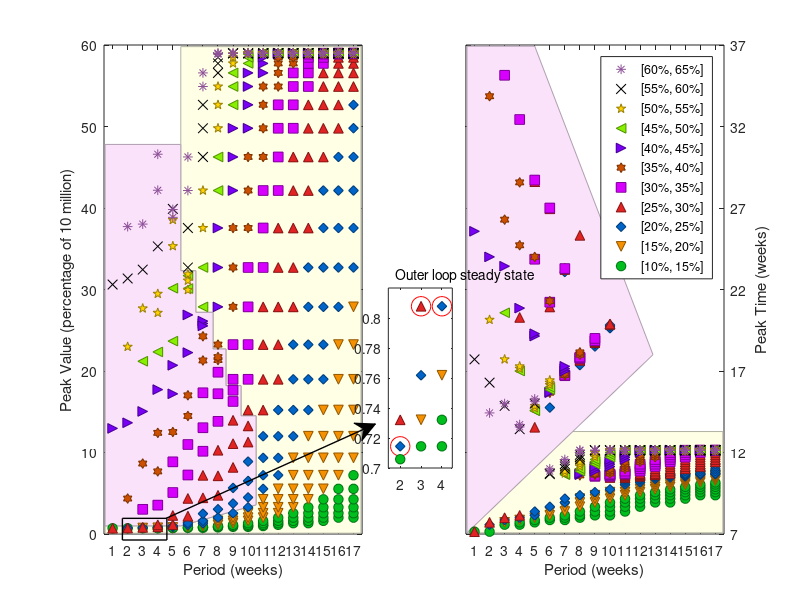

MATLAB code for this plot:
clear all

%% Preamble

% Define color palette
color_base = {[0 190 30]./255       %green
              [245 145 0]./255      %orange
              [0 100 200]./255      %blue
              [225 35 35]./255      %red
              [215 0 255]./255      %magenta
              [205 80 0]./255       %dark orange
              [120 0 245]./255      %purple
              [135 240 0]./255      %lime
              [255 210 0]./255      %yellow
              [0 0 0]./255          %black
              [237 133 255]./255  }; %violet;

pick_col = @(perc,idx) color_base{idx};

% loading the simulation data
load('workspace_reduced.mat');
N=10^7;

%% Picture generation

% axes scalings
xmod1=@(x) x./7;
ymod1=@(y) y;
xmod2=@(x) x./7;
ymod2=@(y) y./7;


% Duty cycle ranges
D = [[.1 .15];[.15 .2];[.2 .25];[.25 .3];[.3 .35];[.35 .4];[.4 .45];[.45 .5];[.5 .55];[.55 .6];[.6 .65]];

% Duty cycle markers
Markers = {'o','v','d','^','s','h','>','<','p','x','*','+','.'};



% creating the main figure
figure1=figure(1);

% creating the left, right and centre axes
axesL=subplot(1,2,1,'XTick',xmod1(7:7:133));
axesR=subplot(1,2,2,'YAxisLocation','right','XTick',xmod2(7:7:133),'YTick',ymod2(49:35:259));
axesC=axes('Parent',figure1,'Position',[0.39+.0954 0.22 0.08 0.3],'YAxisLocation','left','XTick',xmod1([14,21,28]));

box(axesL,'on');
box(axesR,'on');


% drawing the colored regions
 
% colors
RightCol =  [1 1 .9];     % yellow
LeftCol =  [.98 .89 .98]; % purple

% drawing the yellow region
patchX=xmod1([3.5 3.5 38.7 73.7 73.7 66.7 66.7 59.7 59.7 53.7 53.7 45.7 45.7 38.7 38.7 119+7/2 119+7/2 3.5]);
patchY=ymod1([0.1 1.0 01.0 3.58 14.5 14.5 18.2 18.2 22.7 22.7 27.2 27.2 32.3 32.3 59.8 59.8 000.1 0.1]);
patch(axesL,patchX,patchY,RightCol,'EdgeColor',.7*RightCol);

patchX=xmod2([03.5 7*7 119+7/2 119+7/2 03.5]);
patchY=ymod2([49.5 93 093 49.5 49.5]);
patch(axesR,patchX,patchY,RightCol,'EdgeColor',.7*RightCol);

% drawing the purple region
eps=1e-3;
patchX=xmod1([3.5 38.7-eps 73.7-eps 73.7-eps 66.7-eps 66.7-eps 59.7-eps 59.7-eps 53.7-eps 53.7-eps 45.7-eps 45.7-eps... 
              38.7-eps 38.7-eps 3.5 3.5]);
patchY=ymod1([1.0 1+eps 03.58+eps 14.5-eps 14.5-eps 18.2-eps 18.2-eps 22.7-eps 22.7-eps 27.2-eps 27.2-eps...
        32.3-eps 32.3-eps 47.8 47.8 1.2]);
patch(axesL,patchX,patchY,LeftCol,'EdgeColor',.7*LeftCol);

patchX=xmod2([03.5 90 035 003.5 03.5]);
patchY=ymod2([49.5 7*18 258.5 258.5 49.5]);
patch(axesR,patchX,patchY,LeftCol,'EdgeColor',.7*LeftCol);

 
% plotting the red circles on the centre image
hold(axesC,'on'); 
             plot(axesC,xmod1([14 21 28]),100/N*[peak(4,12) peak(7,16) peak(7,23)],'o',...
            'MarkerEdgeColor',[1 0 0],...
            'MarkerSize',14);


% auxiliary variables needed for the image legend        
LabV = zeros(size(D,1),1);
LabW = {[],{},[]};
ss = 0;        
        

% policies plot
for i = Interval_i1
    for j = Interval_i2
        
         
       
        %incrementing legend counter 
        ss=ss+1;       
        
        % policy's duty cycle and period
        dc = (i-1)/(i+j-2); 
        period = (i-1)*DayStep+(j-1)*DayStep;
        
        %skip if the period is not a multiple of 7 days
        if (period==0) || (mod(period,7)~=0)
            continue; 
        end
       
        
        % selecting the duty cycle range
        idx=[];
        for k=1:size(D,1) 
           
            if dc>= D(k,1) && dc<D(k,2) 
                idx=k; 
                break;
            end
            
        end 
         
        if isempty(idx)
            continue;
        end
        
        % pick policy color
        Col = pick_col(idx/size(D,1),idx); 
        
        
        % plot policy on the left image
        hold(axesL,'on'); 
        PP=plot(axesL,xmod1(period),ymod1(100/N*peak(i,j)),...
            'Marker',Markers{idx},...
            'MarkerFaceColor',Col,...
            'MarkerEdgeColor',0.6*Col,...
            'MarkerSize',7);  
        set(PP,'LineStyle','none');
        
        % plot policy on the right image
        hold(axesR,'on');
        NN=plot(axesR,xmod2(period),ymod2(peakTime(i,j)),...
            'Marker',Markers{idx},...
            'MarkerFaceColor',Col,...
            'MarkerEdgeColor',0.6*Col,...
            'MarkerSize',7);%,...
        set(NN,'LineStyle','none');
        
        %plot policies on the central exis
        if idx<=5
            hold(axesC,'on'); 
            plot(axesC,xmod1(period),100/N*peak(i,j),...
                'Marker',Markers{idx},...
                'MarkerFaceColor',Col,...
                'MarkerEdgeColor',0.6*Col,...
                'MarkerSize',7); 
        end
        
        % adding the label to the legend
        if LabV(idx,1)==0
            LabV(idx,1)=ss;
            LabW{1}=[LabW{1};PP]; 
            LabW{2}{length(LabW{2})+1}=sprintf('[%d%%, %d%%]',round(100*D(idx,1)),round(100*D(idx,2)));
            LabW{3}=[LabW{3};idx]; 
        end
        
    end
end
 


% axes labels
xlabel(axesL,'Period (weeks)');
ylabel(axesL,'Peak Value (percentage of 10 million)');
xlabel(axesR,'Period (weeks)');
ylabel(axesR,'Peak Time (weeks)');

% setting axes limits
ylim(axesC,[0.7 0.82])
xlim(axesC,xmod1([10 31.5]));
xlim(axesL,xmod1([3 119+7/2+.5]))
ylim(axesL,ymod1([0 60]));
xlim(axesR,xmod2([3 119+7/2+.52])) 
ylim(axesR,ymod2([49 259]));
 
box(axesC,'on');
box(axesL,'on');
box(axesR,'on');

% sort legend
LabV(LabV==0)=[];
[idx,idxidx] = sort(LabW{3});
idxidx=fliplr(idxidx')';
legend(axesR,LabW{1}(idxidx),LabW{2}{idxidx});

  
% draw zoom annotation
annotation(figure1,'arrow',[0.2076 0.4693],[0.1361 0.2934],'color','k','linewidth',1);
annotation(figure1,'rectangle',[0.153 0.1 0.0556 0.0361],'linewidth',1,'color','k');
annotation(figure1,'textbox',[0.4942 0.5292 0.0724 0.059],'String','Outer loop steady state','linestyle','none','linewidth',1);


 



